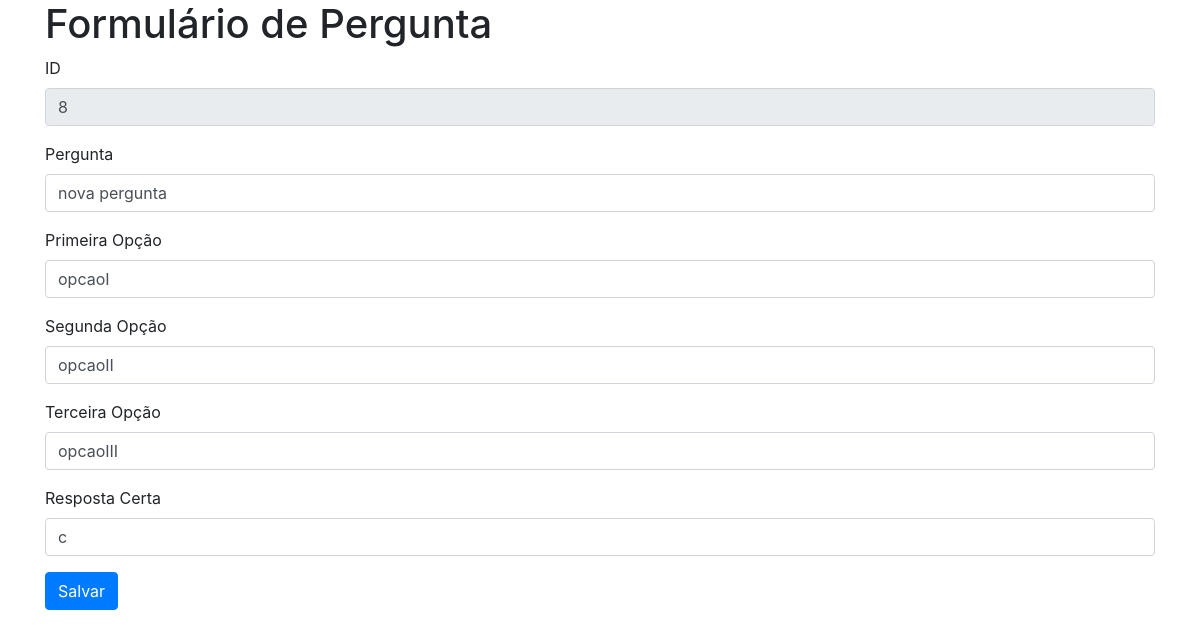
The app's page /editar.php?id=8 with its own data.
### tables this page shows
CREATE TABLE `questao` (
  `id` int(11) NOT NULL,
  `pergunta` varchar(100) NOT NULL,
  `opcao_a` varchar(100) NOT NULL,
  `opcao_b` varchar(100) NOT NULL,
  `opcao_c` varchar(100) NOT NULL,
  `resposta` char(1) NOT NULL
);

### editar.php (called while the page is built)
<?php
  include_once "funcao.php";
  $id = $_GET['id'];
  $questao = obterQuestaoById($id);
  include_once "formulario.php";
 ?>

### funcao.php (called while the page is built, shortened)
<?php
  function obterConexao() {
    $conexao = mysqli_connect("localhost", "root", "", "quiz");
    mysqli_set_charset($conexao, 'utf8');
    return $conexao;
  }
  function obterQuestaoById($id) {
    $conexao = obterConexao();
    $sql = "select * from questao where id=?";
    $sentenca = mysqli_prepare($conexao, $sql);
    mysqli_stmt_bind_param($sentenca, "i", $id);
    mysqli_stmt_execute($sentenca);
    $resultado = mysqli_stmt_get_result($sentenca);
    $questao = mysqli_fetch_array($resultado, MYSQLI_ASSOC);
    return $questao;
  }
 ?>

### formulario.php (the view, shortened to what this page needs)
<!DOCTYPE html>
<html lang="en" dir="ltr">
  <head>
    <link rel="stylesheet" href="https://stackpath.bootstrapcdn.com/bootstrap/4.3.1/css/bootstrap.min.css">
  </head>
  <body>
      <div class="container">
        <h1>Formulário de Pergunta</h1>
        <form action="salvar.php" method="post">
          <div class="form-group">
            <label for="id">ID</label>
            <input readonly type="text" class="form-control" id="id" name="id" value="<?php echo $questao['id'] ?>">
          </div>
          <div class="form-group">
            <label for="pergunta">Pergunta</label>
            <input type="text" class="form-control" id="pergunta" placeholder="Informe a pergunta" name="pergunta" value="<?php echo $questao['pergunta'] ?>">
          </div>
          <div class="form-group">
            <label for="opcao_a">Primeira Opção</label>
            <input type="text" class="form-control" id="opcao_a" placeholder="Informe a primeira opção" name="opcao_a"  value="<?php echo $questao['opcao_a'] ?>">
          </div>
          <div class="form-group">
            <label for="opcao_b">Segunda Opção</label>
            <input type="text" class="form-control" id="opcao_b" placeholder="Informe a segunda opção" name="opcao_b"  value="<?php echo $questao['opcao_b'] ?>">
          </div>
          <div class="form-group">
            <label for="opcao_c">Terceira Opção</label>
            <input type="text" class="form-control" id="opcao_c" placeholder="Informe a terceira opção" name="opcao_c"  value="<?php echo $questao['opcao_c'] ?>">
          </div>
          <div class="form-group">
            <label for="resposta">Resposta Certa</label>
            <input type="text" class="form-control" id="resposta" placeholder="Informe a resposta certa" name="resposta"  value="<?php echo $questao['resposta'] ?>">
          </div>
          <button type="submit" class="btn btn-primary">Salvar</button>
        </form>
      </div>
  </body>
</html>

### records on screen
questao: id "8", pergunta "nova pergunta", opcao_a "opcaoI", opcao_b "opcaoII", opcao_c "opcaoIII", resposta "c"
